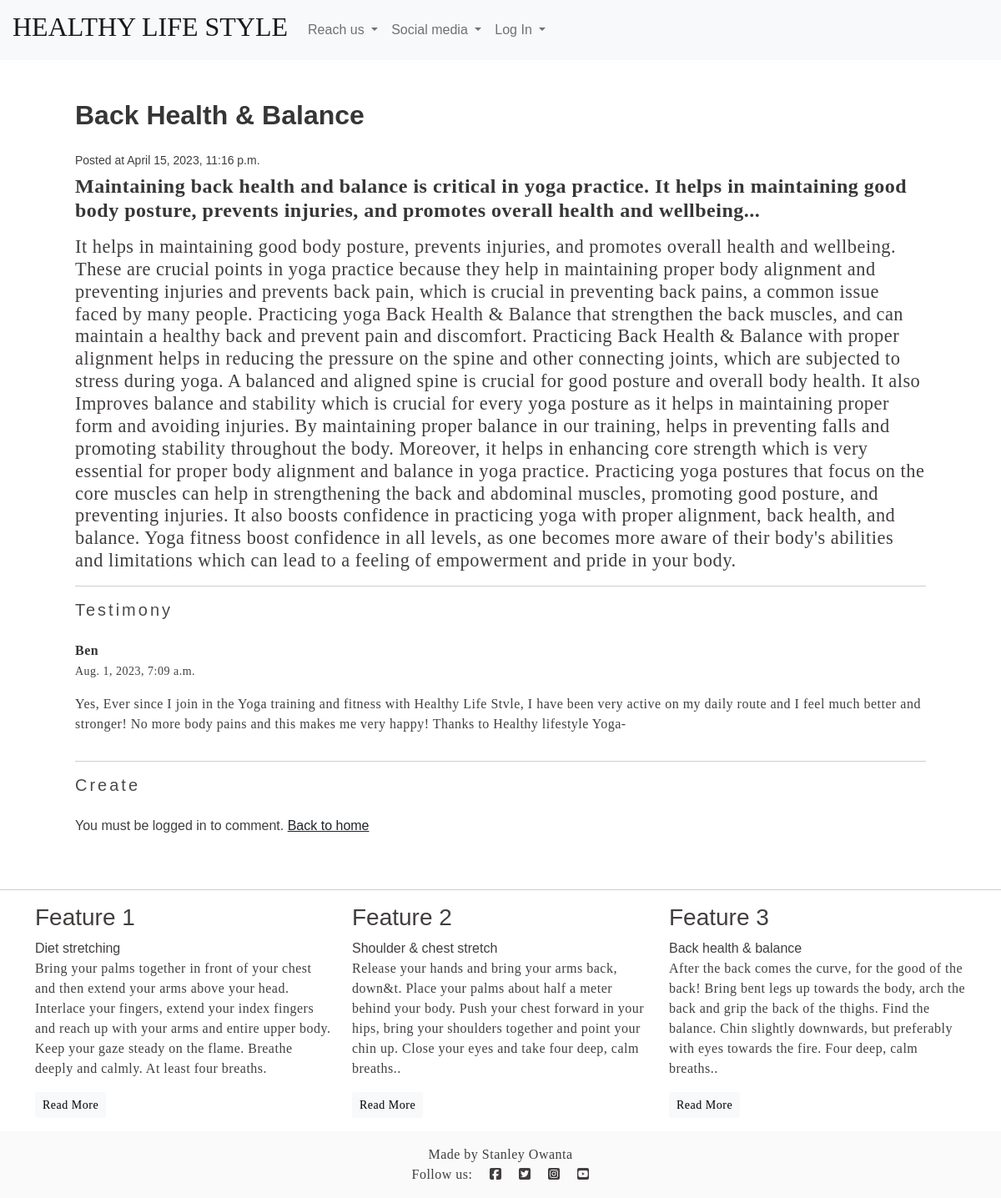
Before: /-Balance-/ with the older database file.
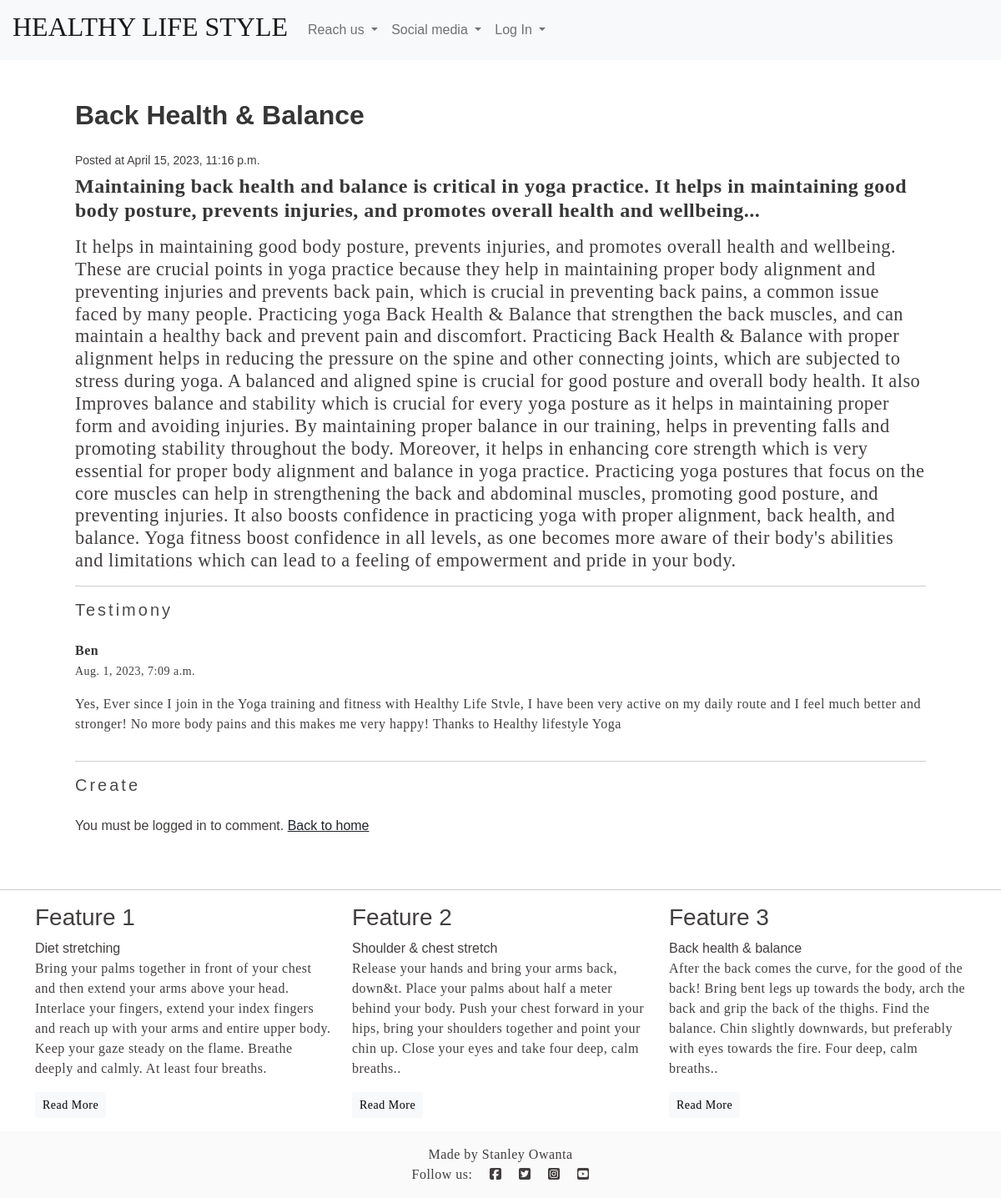
After: the same page with the newer database file.
### yogapp/models.py (models this page shows, shortened)
class Post(models.Model):
    title = models.CharField(max_length=255)
    author = models.ForeignKey(User, on_delete=models.CASCADE)
    slug = models.SlugField()
    intro = models.TextField()
    body = models.TextField()
    created_on = models.DateTimeField(auto_now_add=True)
    class Meta:
        ordering = ["-created_on"]

class Comment(models.Model):
    author = models.ForeignKey(User, on_delete=models.CASCADE, default='')
    post = models.ForeignKey(
        Post, related_name='comments', on_delete=models.CASCADE)
    name = models.CharField(max_length=255)
    email = models.EmailField()
    body = models.TextField()
    created_on = models.DateTimeField(auto_now_add=True)
    class Meta:
        ordering = ["-created_on"]

### yogapp/views.py (the view)
# urls.py: path('<slug:slug>/', views.post_detail, name='post_detail'),
def post_detail(request, slug):
    post = Post.objects.get(slug=slug)
    if request.method == 'POST':
        form = CommentForm(request.POST)
        if form.is_valid():
            comment = form.save(commit=False)
            comment.post = post
            comment.author = request.user
            comment.save()
            messages.success(request, 'Comment created successfully')
            return redirect('post_detail', slug=post.slug)
        else:
            messages.error(request, 'Error creating comment')
    else:
        form = CommentForm()
    return render(
        request,
        'blog/post_detail.html',
        {'post': post, 'form': form}
    )

### yogapp/templates/blog/post_detail.html (shortened to what this page needs)
{% extends 'base.html' %}
{% block content %}
<h3 class="title">{{ post.title }}</h3>
<small>Posted at {{ post.created_on }}</small>
<h4>
    <p><strong>{{ post.intro }}</strong></p>
</h4>
<h5>
    <p>{{ post.body }}</p>
</h5>
<hr>
<h4 class="subtitle">Testimony</h4>
{% for comment in post.comments.all %}
<article class="media">
    <div class="media-content">
        <div class="content">
            <p><strong>{{ comment.name }}</strong>
                <br><small>{{ comment.created_on }}</small>
            </p>
            <p>{{ comment.body }}</p>
        </div>
    </div>
</article>
{% empty %}
<div class="notification">
    <p>No comments yet!</p>
</div>
{% endfor %}
<hr>
<h4 class="subtitle">Create</h4>
{% if request.user.is_authenticated %}
<form method="post" action="{% url 'post_detail' post.slug %}">
    {% csrf_token %}
    {{ form.as_p }}
    <button class="button is-success w-100 my-3" type="submit">Submit</button>
</form>
{% else %}
You must be logged in to comment.
{% endif %}
<a class="text-dark" href="{% url 'frontpage' %}"> Back to home</a>
{% endblock %}

### templates/base.html (shortened to what this page needs)
{% load static %}
<!DOCTYPE html>
<html lang="en">
<head>
    <link rel="stylesheet" href="https://cdn.jsdelivr.net/npm/bulma@0.9.1/css/bulma.min.css">
    <link rel="stylesheet" href="https://cdnjs.cloudflare.com/ajax/libs/font-awesome/5.15.3/css/all.min.css">
    <link href="https://cdn.jsdelivr.net/npm/bootstrap@5.0.1/dist/css/bootstrap.min.css" rel="stylesheet"
>
    <link rel="stylesheet" href="{% static 'css/style.css' %}">
</head>
<body>
    <nav class="navbar navbar-light navbar-expand-sm bg-light">
        <a href="/" class="navbar-brand">
            <h2 class="h2">HEALTHY LIFE STYLE</h2>
        </a>
        <div class="navbar-collapse collapse" id="navbarNavDropdown">
            <ul class="navbar-nav mr-auto">
                <li class="nav-item dropdown">
                    <a class="nav-link dropdown-toggle" href="" id="navbarDropdownMenuLinkReach" role="button"
                        data-toggle="dropdown" aria-haspopup="true" aria-expanded="false">
                        Reach us
                    </a>
                </li>
                <li class="nav-item dropdown">
                    <a class="nav-link dropdown-toggle" href="#" id="navbarDropdownMenuLinkSocial" role="button"
                        data-toggle="dropdown" aria-haspopup="true" aria-expanded="false">
                        Social media
                    </a>
                </li>
                {% if user.is_authenticated %}
                <li class="nav-item">
                    <a class="nav-link" href="{% url 'account_logout' %}">Logout</a>
                </li>
                {% else %}
                <li class="nav-item dropdown">
                    <a class="nav-link dropdown-toggle" href="#" id="navbarDropdownMenuLink" role="button"
                        data-toggle="dropdown" aria-haspopup="true" aria-expanded="false">
                        Log In
                    </a>
                </li>
                {% endif %}
            </ul>
        </div>
    </nav>
    <section class="container">
        <div class="section">
            {% block content %}
            {% endblock %}
        </div>
    </section>
    <section id="features">
        <div class="col-12 page-header">
            <hr class="block-divider block-divider--short block-divider--white">
        </div>
        <div class="container">
            <div class="row">
                <div class="col-12 col-md-6 col-lg-4">
                    <div class="feature">
                        <h3> Feature 1</h3> Diet stretching
                        <p>Bring your palms together in front of your chest and then extend your arms
                            above
                            your head.
                            Interlace your fingers, extend your index fingers and reach up with your
                            arms
                            and entire upper body.
                            Keep your gaze steady on the flame.
                            Breathe deeply and calmly. At least four breaths.</p>
                        <p><a class="btn btn-sm btn-light" href="{% url 'post_detail' 'Deit-' %}">Read More</a>
                        </p>
                    </div>
                </div>
                <div class="col-12 col-md-6 col-lg-4">
                    <div class="feature">
                        <h3>Feature 2</h3>Shoulder & chest stretch
                        <p>Release your hands and bring your arms back, down&t. Place your palms about
                            half
                            a meter behind your body.
                            Push your chest forward in your hips, bring your shoulders together and
                            point
                            your chin up.
                            Close your eyes and take four deep, calm breaths..</p>
                        <p><a class="btn btn-sm btn-light" href="{% url 'post_detail' '-General-' %}">Read
                                More</a></p>
                    </div>
                </div>
                <div class="col-12 d-md-none d-lg-block col-lg-4">
                    <div class="feature">
                        <h3>Feature 3</h3>Back health & balance
                        <p>After the back comes the curve, for the good of the back! Bring bent legs up
                            towards the body, arch the back and grip the back of the thighs.
                            Find the balance.
                            Chin slightly downwards, but preferably with eyes towards the fire.
                            Four deep, calm breaths..</p>
                        <p><a class="btn btn-sm btn-light" href="{% url 'post_detail' '-Balance-' %}">Read
                                More</a></p>
                    </div>
                </div>
            </div>
        </div>
    </section>
    <footer class="footer mt-auto py-3 dark-lt">
        <p class="m-0 text-center text-blue">Made by Stanley Owanta</p>
        <p class="m-0 text-center text-blue">Follow us: <i class="fab fa-facebook-square ms-3"></i>
            <i class="fab fa-twitter-square ms-3"></i>
            <i class="fab fa-instagram-square ms-3"></i>
            <i class="fab fa-youtube-square ms-3"></i>
        </p>
    </footer>
</body>
</html>

### static/css/style.css (style rules this page uses)
body { background-color: #f8f8f808; color: #423e3e; font-family: sans-serif, sans-serif; }
h2 { margin-left: 15px; font-family: serif, sans-serif }
h4 { margin-top: 5px; letter-spacing: 3px; }
h5 { font-family: serif, sans-serif; font-size: 140%; margin-top: 1px; }
p { font-family: serif, sans-serif; letter-spacing: 0.5px; }

Changed rows visible on the page:
changed Comment "Ben": body "…Thanks to Healthy lifestyle Yoga-" → "…Thanks to Healthy lifestyle Yoga"
